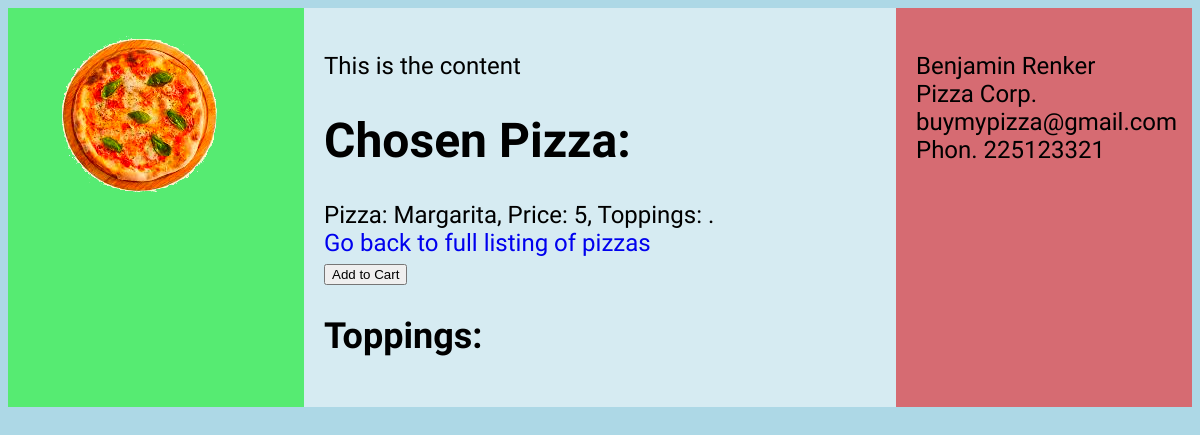
Before: /1 with the older database file.
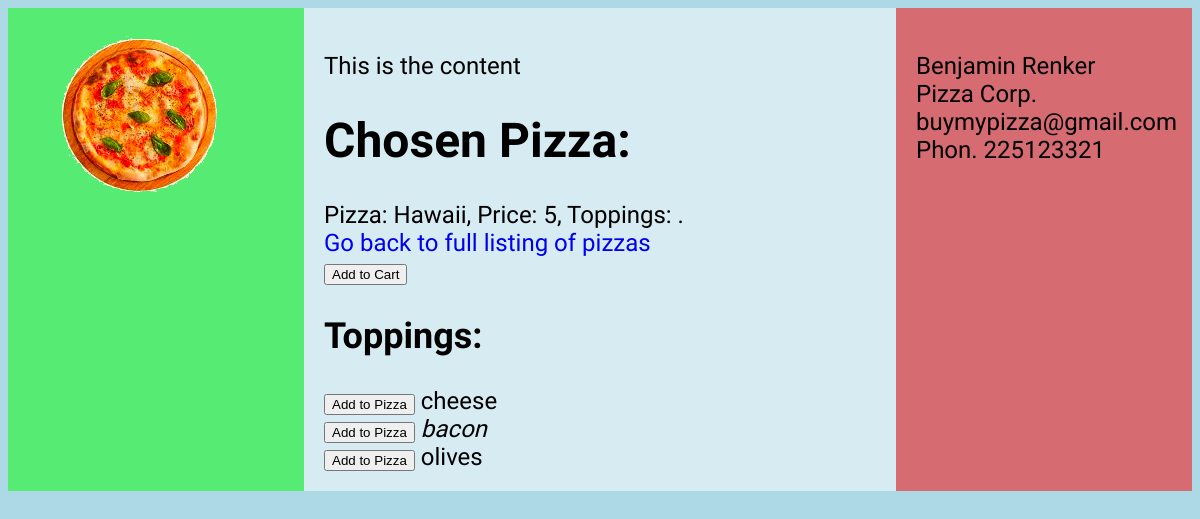
After: the same page with the newer database file.
### orders/models.py (models this page shows)
class Pizza(models.Model):
	name = models.CharField(max_length=64)
	price = models.IntegerField()
	topping = models.ManyToManyField('Topping', through='ToppingAmount', related_name='pizzas', default='none')
	def __str__(self):
		helper = ", ".join(str(seg) for seg in self.topping.all())
		return f"Pizza: {self.name}, Price: {self.price}, Toppings: {helper}."

class Topping(models.Model):
	name = models.CharField(max_length=64)
	def __str__(self):
		return self.name

### orders/views.py (the view)
# urls.py: path("<int:pizza_id>", views.pizza, name="pizza"),
def pizza(request, pizza_id): #the id is provided as parameter
    try:
        pizza = Pizza.objects.get(pk=pizza_id) # get me the pizza with corresponding id
    except Pizza.DoesNotExist:
        raise Http404("This pizza does not exist")
    context = {
        "pizza": pizza,
		"toppings": Topping.objects.all(),
		"activeToppings": pizza.topping.all()
    }
    return render(request, "orders/pizza.html", context)

### orders/templates/orders/pizza.html (shortened to what this page needs)
{% extends 'layout.html' %}
{% block content %}
    <h1>Chosen Pizza: </h1>{{ pizza }}
    <br>
    <a href="{% url 'index' %}">Go back to full listing of pizzas</a>
	<form action="{% url 'addToCart' pizza.id%}" method="POST">
	  <input type="submit" class="btn" value="Add to Cart" name="Add">
	</form>
	<h2>Toppings: </h2>
	{% for topping in toppings %}
		<li>
			<form action="{% url 'addToPizza' pizza.id topping.id%}" method="POST">
				<input type="submit" class="btn" value="Add to Pizza" name="Add">
				{{ topping }}
			</form>
		</li>
	{% endfor %}
{% endblock %}

Changed rows visible on the page:
changed Pizza: id+name+price "Pizza: Margarita, Price: 5, Toppings: ." → "Pizza: Hawaii, Price: 5, Toppings: ."
added Topping: name "cheese"
added Topping: name "bacon"
added Topping: name "olives"
